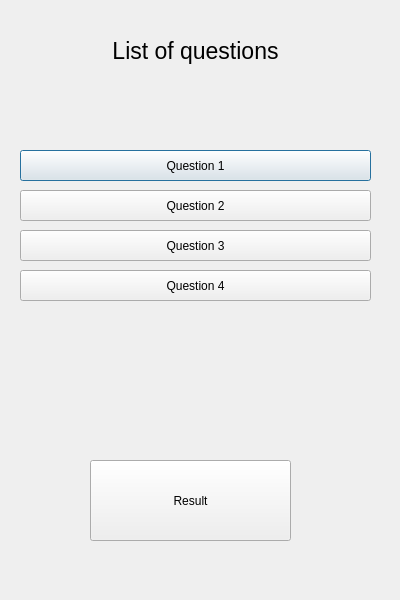
<?xml version="1.0" encoding="UTF-8"?>
<ui version="4.0">
 <class>MathQuestions</class>
 <widget class="QDialog" name="MathQuestions">
  <property name="geometry">
   <rect>
    <x>0</x>
    <y>0</y>
    <width>400</width>
    <height>600</height>
   </rect>
  </property>
  <property name="windowTitle">
   <string>Dialog</string>
  </property>
  <widget class="QLabel" name="label">
   <property name="geometry">
    <rect>
     <x>10</x>
     <y>10</y>
     <width>371</width>
     <height>81</height>
    </rect>
   </property>
   <property name="font">
    <font>
     <pointsize>17</pointsize>
    </font>
   </property>
   <property name="text">
    <string>List of questions</string>
   </property>
   <property name="alignment">
    <set>Qt::AlignCenter</set>
   </property>
  </widget>
  <widget class="QPushButton" name="Question1Btn">
   <property name="geometry">
    <rect>
     <x>20</x>
     <y>150</y>
     <width>351</width>
     <height>31</height>
    </rect>
   </property>
   <property name="text">
    <string>Question 1</string>
   </property>
  </widget>
  <widget class="QPushButton" name="Question2Btn">
   <property name="geometry">
    <rect>
     <x>20</x>
     <y>190</y>
     <width>351</width>
     <height>31</height>
    </rect>
   </property>
   <property name="text">
    <string>Question 2</string>
   </property>
  </widget>
  <widget class="QPushButton" name="Question3Btn">
   <property name="geometry">
    <rect>
     <x>20</x>
     <y>230</y>
     <width>351</width>
     <height>31</height>
    </rect>
   </property>
   <property name="text">
    <string>Question 3</string>
   </property>
  </widget>
  <widget class="QPushButton" name="Question4Btn">
   <property name="geometry">
    <rect>
     <x>20</x>
     <y>270</y>
     <width>351</width>
     <height>31</height>
    </rect>
   </property>
   <property name="text">
    <string>Question 4</string>
   </property>
  </widget>
  <widget class="QPushButton" name="Result">
   <property name="geometry">
    <rect>
     <x>90</x>
     <y>460</y>
     <width>201</width>
     <height>81</height>
    </rect>
   </property>
   <property name="text">
    <string>Result</string>
   </property>
  </widget>
 </widget>
 <resources/>
 <connections/>
</ui>
